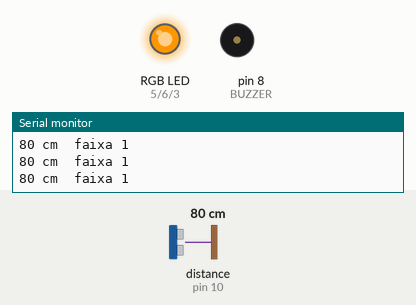
A sketch run on a simulated Arduino Uno, built with avr-gcc and run on an emulated ATmega328P. Shown: an RGB LED mixed from three pins (HIGH = lit), buzzer (waves = sounding), the last lines printed to the serial monitor. Wiring (inferred from the names in the program): ultrasonic range finder: trigger pin 9; echo pin 10. The test bench sets the inputs (shaded band); at power-on: distance to the obstacle (sensor on pin 10) 80 cm. The echo pulse lasts 58.3 µs per cm; pins used as bus, display or sensor lines are not drawn.

Above: at 1.26 s.
1.3 s: distance to the obstacle (sensor on pin 10) set to 2 cm
At 1.9 s:
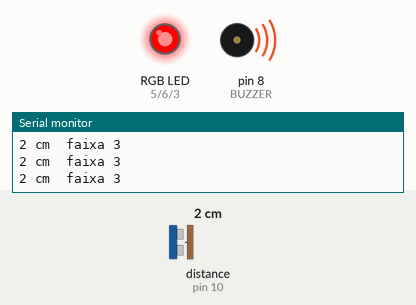
2.8 s: distance to the obstacle (sensor on pin 10) set to 35 cm
At 3.19 s:
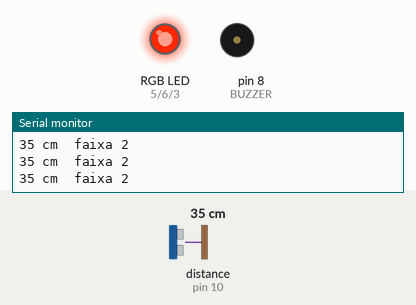
5.8 s: distance to the obstacle (sensor on pin 10) set to 120 cm
At 6.7 s:
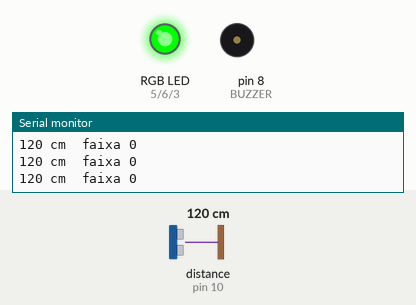
7.3 s: distance to the obstacle (sensor on pin 10) set to 103 cm
8.8 s: distance to the obstacle (sensor on pin 10) set to 95 cm
At 9.3 s:
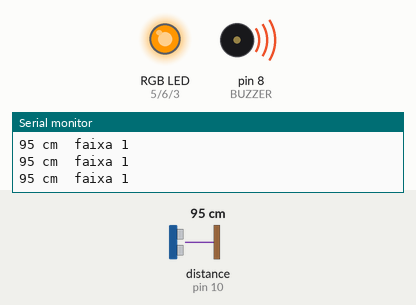
11.8 s: distance to the obstacle (sensor on pin 10) set to 4 cm
At 12.3 s:
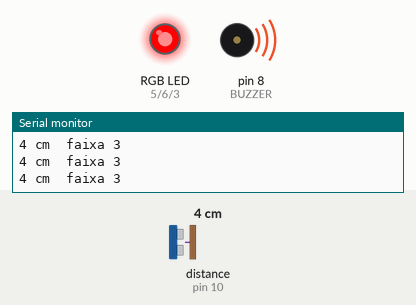
Timing chart, 0 to 14.3 s (numbered marks = the images above; inputs shaded):
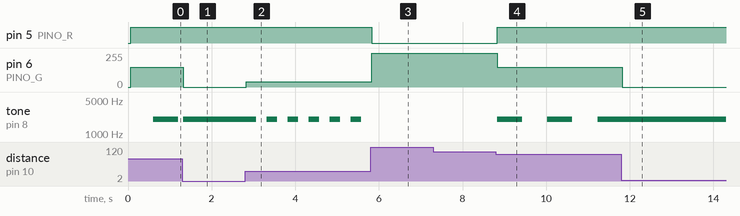

The sketch:

03_alarme_re.ino
```cpp
/*
  03 - Mini projeto: alarme de re (sensor de estacionamento)
  Placa: Arduino Uno/Nano

  Ligacoes:
    HC-SR04: VCC 5V, GND, TRIG 9, ECHO 10
    Buzzer (MH-FMD): S -> 8
    LED RGB catodo comum: R -> 220 -> 5(~)   G -> 220 -> 6(~)   B -> 220 -> 3(~)   comum -> GND

  Comportamento (igual ao de um caminhao):
    > 100 cm : verde, silencio
    60..100  : amarelo, bipe lento
    30..60   : laranja, bipe rapido
    < 30     : vermelho, bipe continuo
  Tudo SEM delay() longo: o bipe usa millis(), assim a distancia continua sendo lida
  enquanto o buzzer toca - o alarme reage na hora.
*/
const int TRIG = 9, ECHO = 10, BUZZER = 8;
const int PINO_R = 5, PINO_G = 6, PINO_B = 3;

// tabela de faixas: limite (cm), cor (r,g,b), intervalo do bipe (ms; 0 = continuo; -1 = silencio)
const int   LIMITE[]    = { 100, 60, 30, 0 };
const int   COR[][3]    = { {0,255,0}, {255,150,0}, {255,40,0}, {255,0,0} };
const int   INTERVALO[] = { -1, 600, 250, 0 };

float lerDistancia() {
  digitalWrite(TRIG, LOW);  delayMicroseconds(2);
  digitalWrite(TRIG, HIGH); delayMicroseconds(10);
  digitalWrite(TRIG, LOW);
  unsigned long t = pulseIn(ECHO, HIGH, 30000);
  return (t == 0) ? 999 : t * 0.0343 / 2.0;    // sem eco = "muito longe"
}

int faixaDe(float d) {                            // devolve 0..3
  for (int i = 0; i < 3; i++) if (d > LIMITE[i]) return i;
  return 3;
}

void cor(int r, int g, int b) { analogWrite(PINO_R, r); analogWrite(PINO_G, g); analogWrite(PINO_B, b); }

void setup() {
  Serial.begin(9600);
  pinMode(TRIG, OUTPUT); pinMode(ECHO, INPUT); pinMode(BUZZER, OUTPUT);
  pinMode(PINO_R, OUTPUT); pinMode(PINO_G, OUTPUT); pinMode(PINO_B, OUTPUT);
}

unsigned long ultimaMedida = 0, ultimoBipe = 0;
bool bipando = false;
int faixa = 0;

void loop() {
  // 1) mede a cada 60 ms (nao mais rapido: o sensor precisa desse tempo)
  if (millis() - ultimaMedida >= 60) {
    ultimaMedida = millis();
    float d = lerDistancia();
    faixa = faixaDe(d);
    cor(COR[faixa][0], COR[faixa][1], COR[faixa][2]);
    Serial.print(d, 0); Serial.print(" cm  faixa "); Serial.println(faixa);
  }

  // 2) buzzer conforme a faixa, sem travar
  int intervalo = INTERVALO[faixa];
  if (intervalo < 0) { noTone(BUZZER); bipando = false; }            // silencio
  else if (intervalo == 0) { tone(BUZZER, 2000); }                    // continuo
  else if (millis() - ultimoBipe >= (unsigned long)intervalo) {       // bipe intermitente
    ultimoBipe = millis();
    bipando = !bipando;
    if (bipando) tone(BUZZER, 2000); else noTone(BUZZER);
  }
}
```

Measured:
- the behaviour switches between 100 and 99 cm on distance to the obstacle (sensor on pin 10) (found by bisection; images 3 and 4)
- after the input at 1.3 s, pin 6 (PINO_G): 150/255 → 0/255 at once
- after the input at 2.8 s, pin 6 (PINO_G): 0/255 → 40/255 at once; tone on pin 8 (BUZZER): alternates 2000 Hz for 0.25 s and silent for 0.25 s, starting after 0.27 s
- after the input at 5.8 s, pin 5 (PINO_R): HIGH → LOW at once; pin 6 (PINO_G): 40/255 → 255/255 at once; tone on pin 8 (BUZZER): stops changing and stays silent
- after the input at 8.8 s, pin 5 (PINO_R): LOW → HIGH at once; pin 6 (PINO_G): 255/255 → 150/255 at once; tone on pin 8 (BUZZER): alternates 2000 Hz for 0.60 s and silent for 0.60 s, starting at once
- after the input at 11.8 s, pin 6 (PINO_G): 150/255 → 0/255 at once; tone on pin 8 (BUZZER): stops changing and stays 2000 Hz
